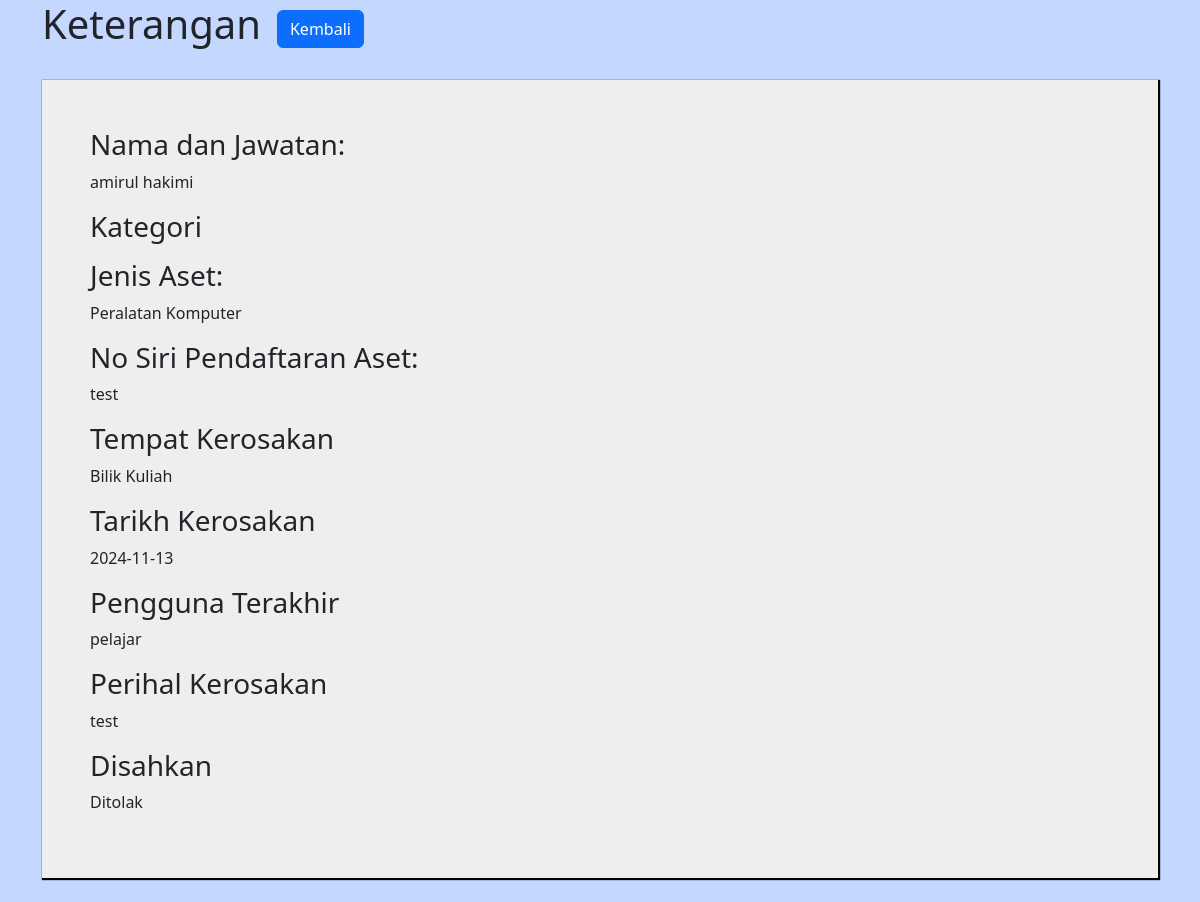
The page /view_pengarah.php?no_id=34 on the database its author committed.
### tables this page shows
CREATE TABLE IF NOT EXISTS `tbl_semakan` (
  `no_id` int NOT NULL AUTO_INCREMENT,
  `role` varchar(50) DEFAULT NULL,
  `jenis_aset` varchar(255) DEFAULT NULL,
  `no_siri` varchar(50) DEFAULT NULL,
  `tempat_rosak` varchar(255) DEFAULT NULL,
  `userterakhir` varchar(255) DEFAULT NULL,
  `ulasan` varchar(500) DEFAULT NULL,
  `nama` varchar(255) DEFAULT NULL,
  `emel` varchar(255) DEFAULT NULL,
  `tarikh_rosak` varchar(50) DEFAULT NULL,
  `lulus_jabatan` varchar(255) DEFAULT 'Dalam Proses',
  `image` varchar(266) DEFAULT NULL,
  `tarikh` varchar(50) DEFAULT NULL,
  `bppa` varchar(50) DEFAULT NULL,
  `kosdahulu` varchar(50) DEFAULT NULL,
  `anggarankos` varchar(50) DEFAULT NULL,
  `syorulasan` longtext,
  `pic` varchar(50) DEFAULT NULL,
  `tarikhbppa` varchar(50) DEFAULT NULL,
  `kelulusan` varchar(50) DEFAULT NULL,
  `ulasantpo` longtext,
  `tarikhtpo` varchar(50) DEFAULT NULL,
  PRIMARY KEY (`no_id`) USING BTREE
);

### view_pengarah.php (the view, shortened to what this page needs)
<!DOCTYPE html>
<html lang="en">
<head>
    <link rel="stylesheet" href="https://cdn.jsdelivr.net/npm/bootstrap@5.2.2/dist/css/bootstrap.min.css">
</head>
<body>
    <div class="container 1">
        <header class="d-flex justify-content-betweenmy-4">
            <h1>Keterangan</h1>
            <div>
            <a href="pengarah.php" class="btn btn-primary" id="back">Kembali</a>
            </div>
        </header>
        <div class="book-details p-5 my-4">
            <?php
            include 'db.php';
            if (isset($_GET['no_id']) && is_numeric($_GET['no_id'])) {
                $no_id = $_GET['no_id'];
                $sql = "SELECT * FROM tbl_semakan WHERE no_id = $no_id";
                $result = mysqli_query($conn, $sql);
                if (mysqli_num_rows($result) > 0) {
                    while ($row = mysqli_fetch_array($result)) {
                ?>
                <h3>Nama dan Jawatan:</h3>
                <p><?php echo $row["nama"]; ?></p>
                <h3>Kategori</h3>
                <h3>Jenis Aset:</h3>
                <p><?php echo $row["jenis_aset"]; ?></p>
                <h3>No Siri Pendaftaran Aset:</h3>
                <p><?php echo $row["no_siri"]; ?></p>
                <h3>Tempat Kerosakan</h3>
                <p><?php echo $row["tempat_rosak"]; ?></p>
                <h3>Tarikh Kerosakan</h3>
                <p><?php echo $row["tarikh_rosak"]; ?></p>
                <h3>Pengguna Terakhir</h3>
                <p><?php echo $row["userterakhir"]; ?></p>
                <h3>Perihal Kerosakan</h3>
                <p><?php echo $row["ulasan"]; ?></p>
                <h3>Disahkan</h3>
                <p><?php echo $row["lulus_jabatan"]; ?></p>
                <?php
                }
            }
        }
            else{
                echo "<h3>Tiada pemohonan dijumpai.</h3>";
            }
        ?>
            </div>
        </div>
</body>
</html>

### view_pengarah.php (style rules this page uses)
.book-details { background-color:#EEEEEE; box-shadow: 1px 1px 1px 1px black; }
#back { margin-left: 1rem; margin-top: 10px }
body { background-color: #C4D7FF; }

### rows shown on the page
tbl_semakan: nama "amirul hakimi", jenis_aset "Peralatan Komputer", no_siri "test", tempat_rosak "Bilik Kuliah", tarikh_rosak "2024-11-13", userterakhir "pelajar", ulasan "test", lulus_jabatan "Ditolak"
